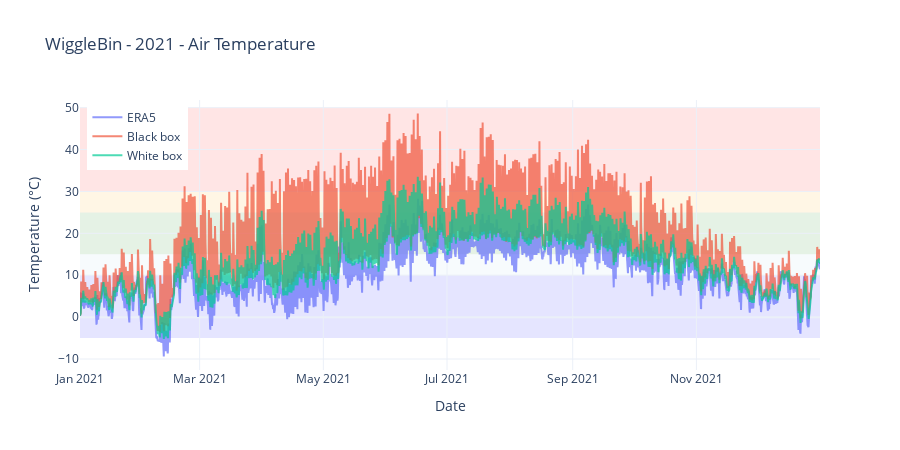

This figure's notebook cell:
### Code cell
fig = plot_worm_temperature_zones(year_2021, plot_air_cols, title="WiggleBin - 2021 - Air Temperature")
fig.show()

### Figure 1 — Plotly figure (JSON) as saved in the notebook; plotly's stock layout.template omitted (floating-point values rounded to 4 significant figures; data arrays with more than 128 entries replaced by an {"elided": "..."} marker saying what was removed)
{"data": [{"mode": "lines", "name": "ERA5", "opacity": 0.7, "type": "scatter", "x": {"elided": "5840 str values"}, "y": {"elided": "5840 float values"}}, {"mode": "lines", "name": "Black box", "opacity": 0.7, "type": "scatter", "x": {"elided": "5840 str values"}, "y": {"elided": "5840 float values"}}, {"mode": "lines", "name": "White box", "opacity": 0.7, "type": "scatter", "x": {"elided": "5840 str values"}, "y": {"elided": "5840 float values"}}], "layout": {"height": 450, "legend": {"x": 0.01, "y": 0.99}, "shapes": [{"fillcolor": "blue", "layer": "below", "line": {"width": 0}, "opacity": 0.1, "type": "rect", "x0": "2021-01-01T00:00:00", "x1": "2021-12-31T23:00:00", "y0": -5, "y1": 10}, {"fillcolor": "lightblue", "layer": "below", "line": {"width": 0}, "opacity": 0.1, "type": "rect", "x0": "2021-01-01T00:00:00", "x1": "2021-12-31T23:00:00", "y0": 10, "y1": 15}, {"fillcolor": "green", "layer": "below", "line": {"width": 0}, "opacity": 0.1, "type": "rect", "x0": "2021-01-01T00:00:00", "x1": "2021-12-31T23:00:00", "y0": 15, "y1": 25}, {"fillcolor": "orange", "layer": "below", "line": {"width": 0}, "opacity": 0.1, "type": "rect", "x0": "2021-01-01T00:00:00", "x1": "2021-12-31T23:00:00", "y0": 25, "y1": 30}, {"fillcolor": "red", "layer": "below", "line": {"width": 0}, "opacity": 0.1, "type": "rect", "x0": "2021-01-01T00:00:00", "x1": "2021-12-31T23:00:00", "y0": 30, "y1": 50}], "title": {"text": "WiggleBin - 2021 - Air Temperature"}, "xaxis": {"title": {"text": "Date"}}, "yaxis": {"title": {"text": "Temperature (°C)"}}}}
